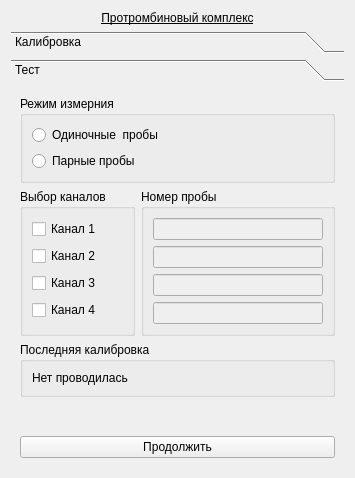
<?xml version="1.0" encoding="UTF-8"?>
<ui version="4.0">
 <class>Ko5</class>
 <widget class="QWidget" name="Ko5">
  <property name="geometry">
   <rect>
    <x>0</x>
    <y>0</y>
    <width>355</width>
    <height>478</height>
   </rect>
  </property>
  <property name="windowTitle">
   <string>Form</string>
  </property>
  <layout class="QVBoxLayout" name="verticalLayout_2">
   <item>
    <widget class="QLabel" name="label_ko5">
     <property name="text">
      <string>&lt;html&gt;&lt;head/&gt;&lt;body&gt;&lt;p&gt;&lt;span style=&quot; text-decoration: underline;&quot;&gt;Протромбиновый комплекс&lt;/span&gt;&lt;/p&gt;&lt;/body&gt;&lt;/html&gt;</string>
     </property>
     <property name="alignment">
      <set>Qt::AlignCenter</set>
     </property>
    </widget>
   </item>
   <item>
    <widget class="QToolBox" name="toolBox_ko5">
     <property name="currentIndex">
      <number>1</number>
     </property>
     <widget class="QWidget" name="page_calib">
      <property name="geometry">
       <rect>
        <x>0</x>
        <y>0</y>
        <width>337</width>
        <height>387</height>
       </rect>
      </property>
      <attribute name="label">
       <string>Калибровка</string>
      </attribute>
      <layout class="QVBoxLayout" name="verticalLayout">
       <item>
        <widget class="QGroupBox" name="groupBox_calibChls">
         <property name="title">
          <string>Выбор рабочих каналов</string>
         </property>
         <layout class="QHBoxLayout" name="horizontalLayout">
          <item>
           <widget class="QCheckBox" name="checkBox_calibCh1">
            <property name="text">
             <string>1 Канал</string>
            </property>
           </widget>
          </item>
          <item>
           <widget class="QCheckBox" name="checkBox_calibCh2">
            <property name="text">
             <string>2 Канал</string>
            </property>
           </widget>
          </item>
          <item>
           <widget class="QCheckBox" name="checkBox_calibCh3">
            <property name="text">
             <string>3 Канал</string>
            </property>
           </widget>
          </item>
          <item>
           <widget class="QCheckBox" name="checkBox_calibCh4">
            <property name="text">
             <string>4 Канал</string>
            </property>
           </widget>
          </item>
         </layout>
        </widget>
       </item>
       <item>
        <layout class="QFormLayout" name="formLayout_calib">
         <item row="0" column="0">
          <widget class="QLabel" name="label_calib_1">
           <property name="text">
            <string>Время инкубации (с)</string>
           </property>
          </widget>
         </item>
         <item row="0" column="1">
          <widget class="QSpinBox" name="spinBox_calibIncubeTime"/>
         </item>
         <item row="1" column="0">
          <widget class="QLabel" name="label_calib_2">
           <property name="text">
            <string>Номер серии реагентов</string>
           </property>
           <property name="buddy">
            <cstring>lineEdit_calibReagentSerial</cstring>
           </property>
          </widget>
         </item>
         <item row="1" column="1">
          <widget class="QLineEdit" name="lineEdit_calibReagentSerial"/>
         </item>
         <item row="2" column="0">
          <widget class="QLabel" name="label_calib_3">
           <property name="text">
            <string>Срок годности реагентов</string>
           </property>
          </widget>
         </item>
         <item row="2" column="1">
          <widget class="QDateEdit" name="dateEdit_calibReagent"/>
         </item>
         <item row="3" column="0">
          <widget class="QLabel" name="label_calib_4">
           <property name="text">
            <string>Номер серии контрольной
плазмы</string>
           </property>
           <property name="buddy">
            <cstring>lineEdit_calibKPlazmaNum</cstring>
           </property>
          </widget>
         </item>
         <item row="3" column="1">
          <widget class="QLineEdit" name="lineEdit_calibKPlazmaNum"/>
         </item>
         <item row="4" column="0">
          <widget class="QLabel" name="label_calib_5">
           <property name="text">
            <string>Срок годности контрольной
плазмы</string>
           </property>
          </widget>
         </item>
         <item row="4" column="1">
          <widget class="QDateEdit" name="dateEdit_calibKPlazma"/>
         </item>
         <item row="5" column="0">
          <widget class="QLabel" name="label_calib_6">
           <property name="text">
            <string>Протромбин по Квику
контрольной плазмы (%)</string>
           </property>
           <property name="buddy">
            <cstring>lineEdit_calibKvik</cstring>
           </property>
          </widget>
         </item>
         <item row="5" column="1">
          <widget class="QLineEdit" name="lineEdit_calibKvik"/>
         </item>
         <item row="6" column="0">
          <widget class="QLabel" name="label_calib_7">
           <property name="text">
            <string>Протромбиновое отношение
контрольной плазмы</string>
           </property>
           <property name="buddy">
            <cstring>lineEdit_calibOTN</cstring>
           </property>
          </widget>
         </item>
         <item row="6" column="1">
          <widget class="QLineEdit" name="lineEdit_calibOTN">
           <property name="enabled">
            <bool>true</bool>
           </property>
          </widget>
         </item>
         <item row="7" column="0">
          <widget class="QLabel" name="label_calib_8">
           <property name="text">
            <string>Протромбиновый индекс МИЧ</string>
           </property>
           <property name="buddy">
            <cstring>lineEdit_calibMICh</cstring>
           </property>
          </widget>
         </item>
         <item row="7" column="1">
          <widget class="QLineEdit" name="lineEdit_calibMICh">
           <property name="enabled">
            <bool>true</bool>
           </property>
          </widget>
         </item>
         <item row="8" column="0">
          <widget class="QLabel" name="label_calib_9">
           <property name="text">
            <string>Время записи (с)</string>
           </property>
          </widget>
         </item>
         <item row="8" column="1">
          <widget class="QSpinBox" name="spinBox_calibWriteTime"/>
         </item>
        </layout>
       </item>
       <item>
        <spacer name="verticalSpacer_calib">
         <property name="orientation">
          <enum>Qt::Vertical</enum>
         </property>
         <property name="sizeHint" stdset="0">
          <size>
           <width>68</width>
           <height>21</height>
          </size>
         </property>
        </spacer>
       </item>
       <item>
        <widget class="QPushButton" name="pushButton_calib">
         <property name="text">
          <string>Продолжмть</string>
         </property>
         <property name="shortcut">
          <string>Ctrl+Return</string>
         </property>
        </widget>
       </item>
      </layout>
     </widget>
     <widget class="QWidget" name="page_test">
      <property name="geometry">
       <rect>
        <x>0</x>
        <y>0</y>
        <width>337</width>
        <height>387</height>
       </rect>
      </property>
      <attribute name="label">
       <string>Тест</string>
      </attribute>
      <layout class="QVBoxLayout" name="verticalLayout_3">
       <item>
        <widget class="QGroupBox" name="groupBox_testProbe">
         <property name="sizePolicy">
          <sizepolicy hsizetype="Preferred" vsizetype="Fixed">
           <horstretch>0</horstretch>
           <verstretch>0</verstretch>
          </sizepolicy>
         </property>
         <property name="title">
          <string notr="true">Режим измерния</string>
         </property>
         <property name="flat">
          <bool>false</bool>
         </property>
         <property name="checkable">
          <bool>false</bool>
         </property>
         <layout class="QVBoxLayout" name="verticalLayout_11">
          <item>
           <widget class="QRadioButton" name="radioButton_testSingle">
            <property name="text">
             <string>Одиночные  пробы</string>
            </property>
           </widget>
          </item>
          <item>
           <widget class="QRadioButton" name="radioButton_testDouble">
            <property name="text">
             <string>Парные пробы</string>
            </property>
           </widget>
          </item>
         </layout>
        </widget>
       </item>
       <item>
        <layout class="QHBoxLayout" name="horizontalLayout_2">
         <item>
          <widget class="QGroupBox" name="groupBox_testChls">
           <property name="title">
            <string>Выбор каналов</string>
           </property>
           <layout class="QVBoxLayout" name="verticalLayout_9">
            <item>
             <widget class="QCheckBox" name="checkBox_testCh1">
              <property name="text">
               <string>Канал 1</string>
              </property>
             </widget>
            </item>
            <item>
             <widget class="QCheckBox" name="checkBox_testCh2">
              <property name="text">
               <string>Канал 2</string>
              </property>
             </widget>
            </item>
            <item>
             <widget class="QCheckBox" name="checkBox_testCh3">
              <property name="text">
               <string>Канал 3</string>
              </property>
             </widget>
            </item>
            <item>
             <widget class="QCheckBox" name="checkBox_testCh4">
              <property name="text">
               <string>Канал 4</string>
              </property>
             </widget>
            </item>
           </layout>
          </widget>
         </item>
         <item>
          <widget class="QGroupBox" name="groupBox_testProbs">
           <property name="title">
            <string>Номер пробы</string>
           </property>
           <layout class="QVBoxLayout" name="verticalLayout_10">
            <item>
             <widget class="QLineEdit" name="lineEdit_testCh1">
              <property name="enabled">
               <bool>false</bool>
              </property>
             </widget>
            </item>
            <item>
             <widget class="QLineEdit" name="lineEdit_testCh2">
              <property name="enabled">
               <bool>false</bool>
              </property>
             </widget>
            </item>
            <item>
             <widget class="QLineEdit" name="lineEdit_testCh3">
              <property name="enabled">
               <bool>false</bool>
              </property>
             </widget>
            </item>
            <item>
             <widget class="QLineEdit" name="lineEdit_testCh4">
              <property name="enabled">
               <bool>false</bool>
              </property>
             </widget>
            </item>
           </layout>
          </widget>
         </item>
        </layout>
       </item>
       <item>
        <widget class="QGroupBox" name="groupBox_testCalib">
         <property name="title">
          <string>Последняя калибровка</string>
         </property>
         <layout class="QFormLayout" name="formLayout_6">
          <item row="0" column="0">
           <widget class="QLabel" name="label_testCalibString">
            <property name="text">
             <string>Нет проводилась</string>
            </property>
           </widget>
          </item>
         </layout>
        </widget>
       </item>
       <item>
        <spacer name="verticalSpacer_test">
         <property name="orientation">
          <enum>Qt::Vertical</enum>
         </property>
         <property name="sizeHint" stdset="0">
          <size>
           <width>20</width>
           <height>40</height>
          </size>
         </property>
        </spacer>
       </item>
       <item>
        <widget class="QPushButton" name="pushButton_test">
         <property name="text">
          <string>Продолжить</string>
         </property>
        </widget>
       </item>
      </layout>
     </widget>
    </widget>
   </item>
  </layout>
 </widget>
 <resources/>
 <connections/>
</ui>
